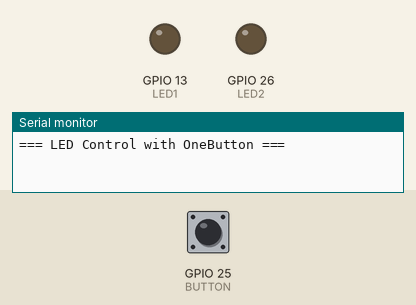
Recording of a program running on a simulated ESP32. On the bench: output pins drawn as LEDs (lit = HIGH), the last lines printed to the serial monitor. Dashed ring = blinking. Inputs (shaded band) come from the test bench; at power-on: GPIO 25 (BUTTON) HIGH.

Above: at 1.2 s.
1.3 s: GPIO 25 (BUTTON) pulled LOW for 3.2 s
At 2.25 s:
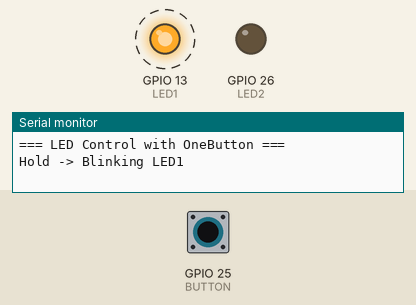
6.0 s: GPIO 25 (BUTTON) pulled LOW for 0.15 s
At 6.9 s:
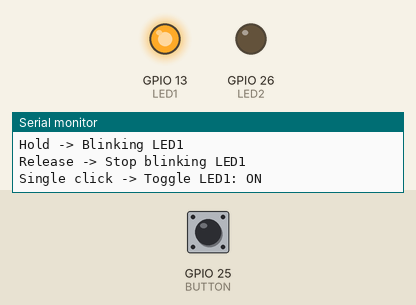
8.1 s: GPIO 25 (BUTTON) pulled LOW for 1 s
At 9.3 s:
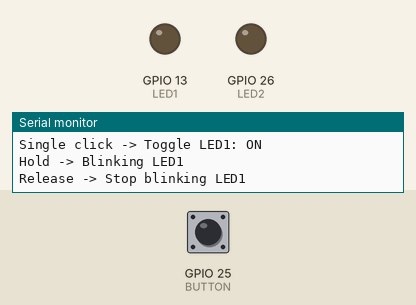
10.6 s: GPIO 25 (BUTTON) pulsed LOW 2 times (0.12 s each, 0.3 s apart)
12.7 s: GPIO 25 (BUTTON) pulled LOW for 0.15 s
At 14.5 s:
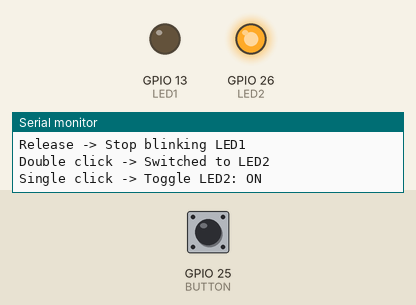
14.8 s: GPIO 25 (BUTTON) pulsed LOW 5 times (0.12 s each, 0.3 s apart)
At 17.0 s:
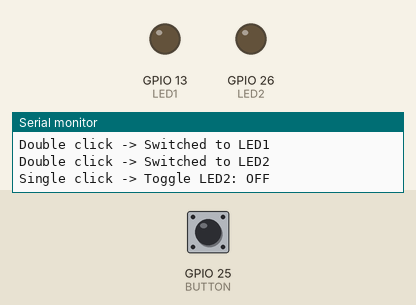
Timing chart, 0 to 18.5 s (numbered marks = the images above; inputs shaded):
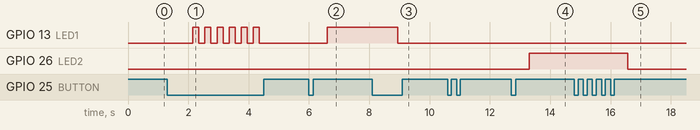

Measured:
- after the input at 1.3 s, GPIO 13 (LED1): alternates HIGH for 0.20 s and LOW for 0.20 s, 12 changes in all, then stays LOW, starting after 0.85 s
- after the input at 6.0 s, GPIO 13 (LED1): LOW → HIGH after 0.60 s
- after the input at 8.1 s, GPIO 13 (LED1): HIGH → LOW after 0.85 s
- after the input at 12.7 s, GPIO 26 (LED2): LOW → HIGH after 0.60 s
- after the input at 14.8 s, GPIO 26 (LED2): HIGH → LOW after 1.8 s

The program:

main.cpp
```cpp
#include <Arduino.h>
#include <OneButton.h>

// GPIO cho LED ngoài và nút nhấn
#define LED2  26      // LED ngoài (bạn có thể đổi sang GPIO khác)
#define BUTTON  25    // Nút nhấn ngoài

// LED tích hợp sẵn trên board (thường là GPIO 2 hoặc GPIO 13 tùy devkit)
#define LED1  13

OneButton button(BUTTON, true);

// Biến điều khiển
int currentLED = LED1;    // Mặc định điều khiển LED1
bool ledState = false;
bool isBlinking = false;
unsigned long lastBlink = 0;

void toggleLED() {
  if (isBlinking) return;  // Nếu đang nhấp nháy thì bỏ qua
  ledState = !ledState;
  digitalWrite(currentLED, ledState);
  Serial.printf("Single click -> Toggle LED%d: %s\n",
                (currentLED == LED1 ? 1 : 2), ledState ? "ON" : "OFF");
}

void switchLED() {
  if (isBlinking) return;
  currentLED = (currentLED == LED1) ? LED2 : LED1;
  Serial.printf("Double click -> Switched to LED%d\n",
                (currentLED == LED1 ? 1 : 2));
}

void startBlink() {
  isBlinking = true;
  Serial.printf("Hold -> Blinking LED%d\n",
                (currentLED == LED1 ? 1 : 2));
}

void stopBlink() {
  isBlinking = false;
  digitalWrite(currentLED, LOW);
  ledState = false;
  Serial.printf("Release -> Stop blinking LED%d\n",
                (currentLED == LED1 ? 1 : 2));
}

void setup() {
  Serial.begin(115200);

  pinMode(LED1, OUTPUT);
  pinMode(LED2, OUTPUT);

  // Gán sự kiện cho nút nhấn
  button.attachClick(toggleLED);
  button.attachDoubleClick(switchLED);
  button.attachLongPressStart(startBlink);
  button.attachLongPressStop(stopBlink);

  Serial.println("=== LED Control with OneButton ===");
}

void loop() {
  button.tick();

  // Nếu đang nhấp nháy
  if (isBlinking) {
    unsigned long now = millis();
    if (now - lastBlink >= 200) {
      lastBlink = now;
      ledState = !ledState;
      digitalWrite(currentLED, ledState);
    }
  }
}
```
